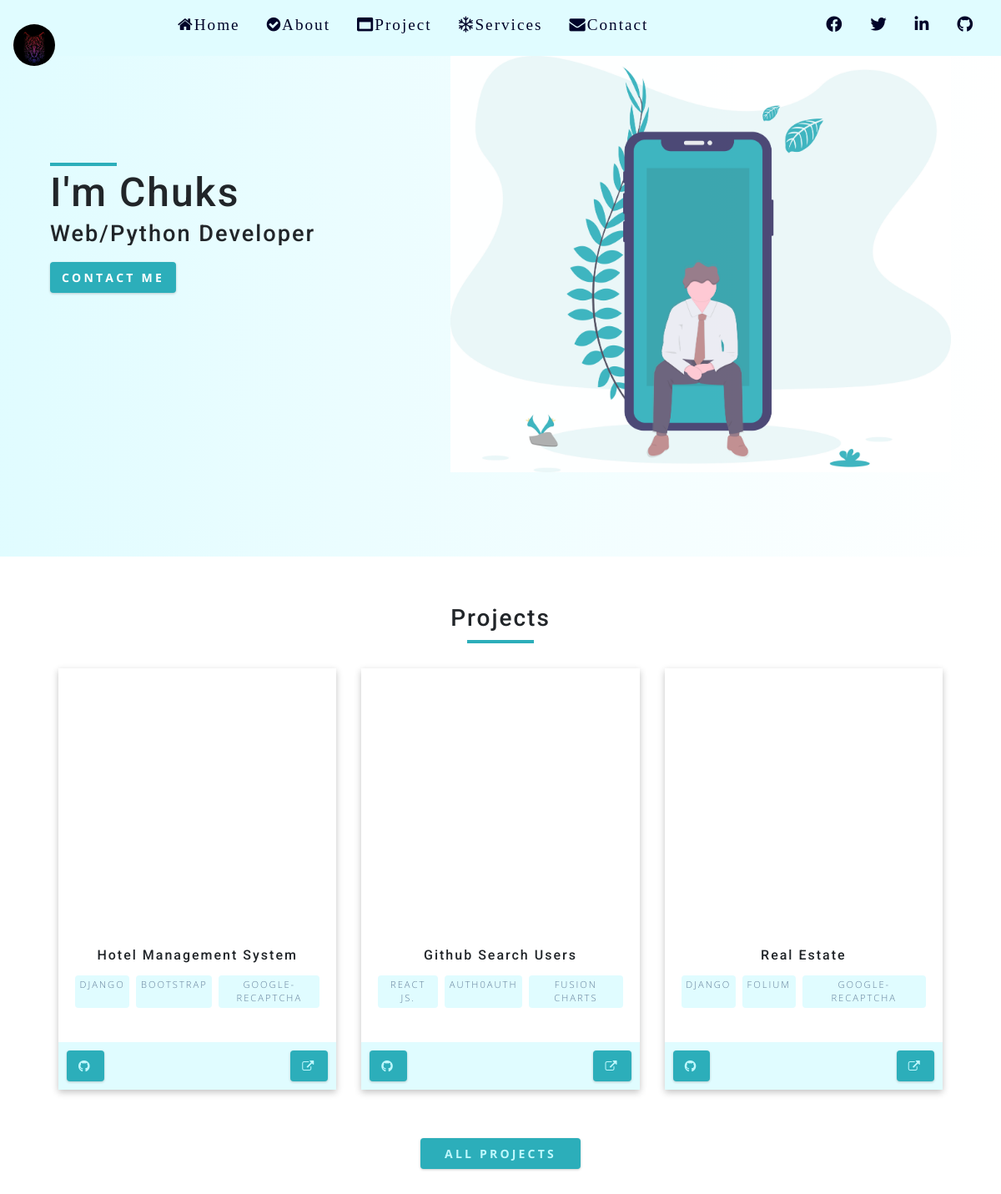
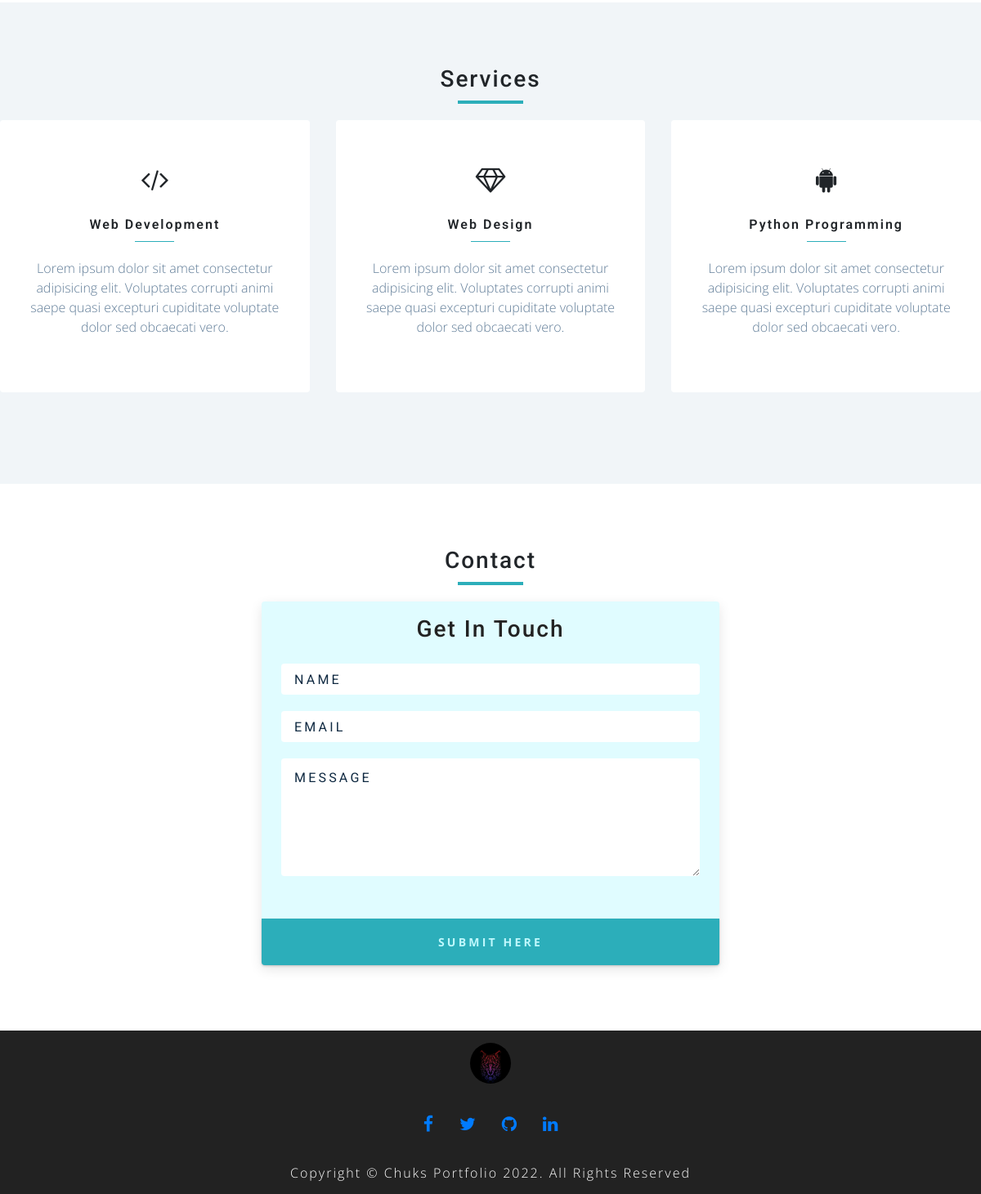
The page / on the database its author committed (2 pictures, top to bottom).
### port/models.py (models this page shows, shortened)
class Project(models.Model):
    image = models.ImageField(upload_to='images/', null=False, blank=False)
    title = models.CharField(max_length=200)
    tool1 = models.CharField(max_length=255)
    tool2 = models.CharField(max_length=255)
    tool3 = models.CharField(max_length=255)
    link1 = models.URLField(max_length=500)
    link2 = models.URLField(max_length=500)
    list_date = models.DateTimeField(auto_now_add=True, blank=True)
    class Meta:
        verbose_name_plural = "Project"

### port/views.py (the view, shortened to what this page needs)
# urls.py: path('', views.home_view, name='home'),
def home_view(request):
    project = Project.objects.order_by('list_date')
    paginator = Paginator(project, 3)
    page = request.GET.get('page')
    page_project = paginator.get_page(page)
    context = {
        'main': page_project,
    }
    return render(request, 'home.html', context)

### templates/home.html (shortened to what this page needs)
{% extends 'base.html' %}
{% load static %}
{% block content %}
    <header class="hero" style="margin-bottom: 5%;" id="home">
       <div class="sage">
          <div class="head-hero">
            <div class="hero-home">
                <article class="hero-info">
                  <div>
                      <div class="underline"></div>
                    <h1 class="anime">i'm Chuks</h1>
                    <h3 class="sat"> Web/Python Developer</h3>
                    <button class="btn"><a href="#contact" style="color: white;">
                      contact me
                    </a>
                    </button>
                  </div>
                </article>
              <div class="home-img">
                <img width="600" src="{% static 'images/hero.jpg' %}" alt="portfolio" class="hero-img"/>
              </div>
           </div>
          </div>
       </div>
    </header>
    <div>
        <div class="home-container" id="projects">
            <h3 style="text-align: center;">Projects</h3>
            <div class="underline"></div>
           <div class="page-baby">
                 {% if main %}
                    {% for instance in main %}
                    <div class="head-container">
                      <div style="background: url('{{ instance.image.url }}');
                           background-size: cover; background-position: center;" class="page-home">
                      </div>
                      <div>
                           <div id="instance">
                               <h4>{{ instance.title }}</h4>
                               <div class="instance">
                                 <p>{{ instance.tool1 }}</p>
                                 <p>{{ instance.tool2 }}</p>
                                 <p>{{ instance.tool3 }}</p>
                               </div>
                           </div>
                           <div style="height: 5%;
                            background: var(--clr-primary-10); display: flex; justify-content: space-between;">
                               <a href="{{ instance.link1 }}" class="btn" style="margin: 10px;"><i class="fab fa-github"></i></a>
                               <a href="{{ instance.link2 }}" class="btn"  style="margin: 10px;"><i class="fa fa-external-link"></i></a>
                           </div>
                      </div>
                    </div>
                    {% endfor %}
                 {% endif %}
           </div>
           <div style="display: grid; place-items: center;">
               <a href="{% url 'projects' %}" class="btn center-btn">All Projects</a>
          </div>
        </div>
    </div>
    <section class="section bg-grey" id="services">
      <h3 style="text-align: center;">Services</h3>
       <div class="underline"></div>
      <div class="section-center services-center">
            <article  class="service">
              <div class="service-icon"><i class="fa fa-code" aria-hidden="true"></i></div>
              <h4 style="font-weight: 600;">Web Development</h4>
              <div class="underline"></div>
              <p>Lorem ipsum dolor sit amet consectetur adipisicing elit.
                Voluptates corrupti animi saepe quasi excepturi cupiditate
                voluptate dolor sed obcaecati vero.
              </p>
            </article>
            <article  class="service">
              <div class="service-icon"><i class="fa fa-diamond" aria-hidden="true"></i></div>
              <h4 style="font-weight: 600;">Web Design</h4>
              <div class="underline"></div>
              <p>Lorem ipsum dolor sit amet consectetur adipisicing elit.
                Voluptates corrupti animi saepe quasi excepturi cupiditate
                voluptate dolor sed obcaecati vero.
              </p>
            </article>
            <article  class="service">
              <div class="service-icon"><i class="fa fa-android" aria-hidden="true"></i></div>
              <h4 style="font-weight: 600;">Python Programming</h4>
              <div class="underline"></div>
              <p>Lorem ipsum dolor sit amet consectetur adipisicing elit.
                Voluptates corrupti animi saepe quasi excepturi cupiditate
                voluptate dolor sed obcaecati vero.
              </p>
            </article>
      </div>
    </section>
    <section class="contact-page" id="contact">
        <h3 style="text-align: center;" >Contact</h3>
       <div class="underline"></div>
        <article class="contact-form">
          <h3>get in touch</h3>
          <form action="." method="POST">{% csrf_token %}
            <div class="form-group">
              <input
                type="text"
                name="name"
                placeholder="name"
                class="form-control"
              />
              <input
                type="email"
                name="email"
                placeholder="email"
                class="form-control"
              />
              <textarea
                name="message"
                rows="5"
                placeholder="message"
                class="form-control"
              ></textarea>
            </div>
            <button type="submit" class="submit-btn btn">
              submit here
            </button>
          </form>
        </article>
      </section>
{% endblock %}

### templates/base.html (shortened to what this page needs)
{% load static %}
<!DOCTYPE html>
<html lang="en">
<head>
  <link rel="stylesheet" type="text/css" href="{% static 'main.css' %}">
   <link href="https://stackpath.bootstrapcdn.com/font-awesome/4.7.0/css/font-awesome.min.css"  rel="stylesheet">
    <link rel="stylesheet" href="https://stackpath.bootstrapcdn.com/bootstrap/4.1.3/css/bootstrap.min.css">
    <link rel="stylesheet" href="https://cdn.jsdelivr.net/npm/@fortawesome/fontawesome-free@5.15.4/css/fontawesome.min.css">
   <link rel="stylesheet" href="https://cdnjs.cloudflare.com/ajax/libs/font-awesome/5.14.0/css/all.min.css"/>
    <link rel="stylesheet" href="https://cdnjs.cloudflare.com/ajax/libs/font-awesome/4.7.0/css/font-awesome.min.css">
</head>
   <body>
      <header>
          {% include 'navbar.html' %}
          {% include 'alert.html' %}
      </header>
      <main>
            {% block content %}
            {% endblock %}
      </main>
      <footer>
          {% include 'footer.html' %}
      </footer>
   </body>
</html>

### templates/navbar.html (shortened to what this page needs)
{% load static %}
  <nav id="nav">
        <aside class="sidebar" id="nav-center">
          <div class="sidebar-header">
             <img width = "50px;" style = "border-radius: 60%;" src = "{% static 'images/head.jpg' %}"
                       alt = "This is a logo" >
          </div>
          <ul class="links" id="links">
            <li><a href="{% url 'home' %}" class="coming"><i class="fa fa-home">home</i></a></li>
            <li><a href="{% url 'about' %}"><i class="fa fa-check-circle">about</i></a></li>
            <li><a href="{% url 'projects' %}" class="coming"><i class="fa fa-window-maximize">project</i></a></li>
            <li><a href="/#services" class="coming"><i class="fa fa-snowflake-o">services</i></a></li>
            <li><a href="/#contact" class="coming"><i class="fa fa-envelope">contact</i></a></li>
          </ul>
         <div>
             <ul class="social-icons" id="social-icons">
                 <li><a href="https://www.facebook.com/chuks.j.m"><i class="fab fa-facebook"></i></a></li>
                 <li><a href="https://www.twitter.com/Chuksmbanaso"><i class="fab fa-twitter"></i></a></li>
                 <li><a href="https://www.linkedin.com/in/chuks-mbanaso-5b931a164/"><i class="fab fa-linkedin"></i></a></li>
                 <li><a href="https://github.com/ChuksMbanaso"><i class="fab fa-github"></i></a></li>
             </ul>
         </div>
        </aside>
       </nav>

### templates/alert.html (shortened to what this page needs)
{% load static %}
  <link rel="stylesheet" type="text/css" href="{% static 'css/owl.carousel.min.css' %}">
  <link rel="stylesheet" type="text/css" href="{% static 'css/bootstrap.min.css' %}">
  <link rel="stylesheet" type="text/css" href="{% static 'css/style.css' %}">
  <link rel="stylesheet" type="text/css" href="{% static 'main.css' %}">

### templates/footer.html (shortened to what this page needs)
{% load static %}
 <link href="https://stackpath.bootstrapcdn.com/font-awesome/4.7.0/css/font-awesome.min.css"  rel="stylesheet">
<footer class="footer">
      <div class="footer-sub">
         <img width = "50px;" style = "border-radius: 60%;" src = "{% static 'images/head.jpg' %}">
         <ul class="nav">
             <li class="nav-item"><a href="https://www.facebook.com/chuks.j.m" class="nav-link"><i class="fa fa-facebook fa-lg"></i></a></li>
             <li class="nav-item"><a href="https://www.twitter.com/Chuksmbanaso" class="nav-link"><i class="fa fa-twitter fa-lg"></i></a></li>
             <li class="nav-item"><a href="https://github.com/ChuksMbanaso" class="nav-link"><i class="fa fa-github fa-lg"></i></a></li>
             <li class="nav-item"><a href="https://www.linkedin.com/in/chuks-mbanaso-5b931a164/" class="nav-link"><i class="fa fa-linkedin fa-lg"></i></a></li>
         </ul>
          <p>
            copyright &copy; Chuks Portfolio
            <span id="date"></span>. all rights reserved
          </p>
     </div>
 </footer>

### static/css/style.css (style rules this page uses)
body { font-family: "Quicksand", -apple-system, BlinkMacSystemFont, "Segoe UI", Roboto, "Helvetica Neue", Arial, "Noto Sans", sans-serif, "Apple Color Emoji", "Segoe UI Emoji", "Segoe UI Symbol", "Noto Color Emoji"; background-color: #fff; position: relative; }
body:before { content: ""; position: absolute; top: 0; left: 0; right: 0; bottom: 0; background: rgba(0, 0, 0, 0.5); -webkit-transition: .3s all ease; -o-transition: .3s all ease; transition: .3s all ease; opacity: 0; visibility: hidden; z-index: 1; }
p { color: #b3b3b3; font-weight: 300; }
h1, h2, h3, h4, h5, h6, .h1, .h2, .h3, .h4, .h5, .h6 { font-family: "Quicksand", -apple-system, BlinkMacSystemFont, "Segoe UI", Roboto, "Helvetica Neue", Arial, "Noto Sans", sans-serif, "Apple Color Emoji", "Segoe UI Emoji", "Segoe UI Symbol", "Noto Color Emoji"; }
a { -webkit-transition: .3s all ease; -o-transition: .3s all ease; transition: .3s all ease; }
a, a:hover { text-decoration: none !important; }
.hero { height: 100vh; width: 100%; background-size: cover; background-position: center center; background-repeat: no-repeat; }

### rows shown on the page
Project: title "Hotel Management System", tool1 "DJANGO", tool2 "BOOTSTRAP", tool3 "GOOGLE-RECAPTCHA"
Project: title "Github Search Users", tool1 "REACT JS.", tool2 "AUTH0AUTH", tool3 "FUSION CHARTS"
Project: title "Real Estate", tool1 "DJANGO", tool2 "FOLIUM", tool3 "GOOGLE-RECAPTCHA"
